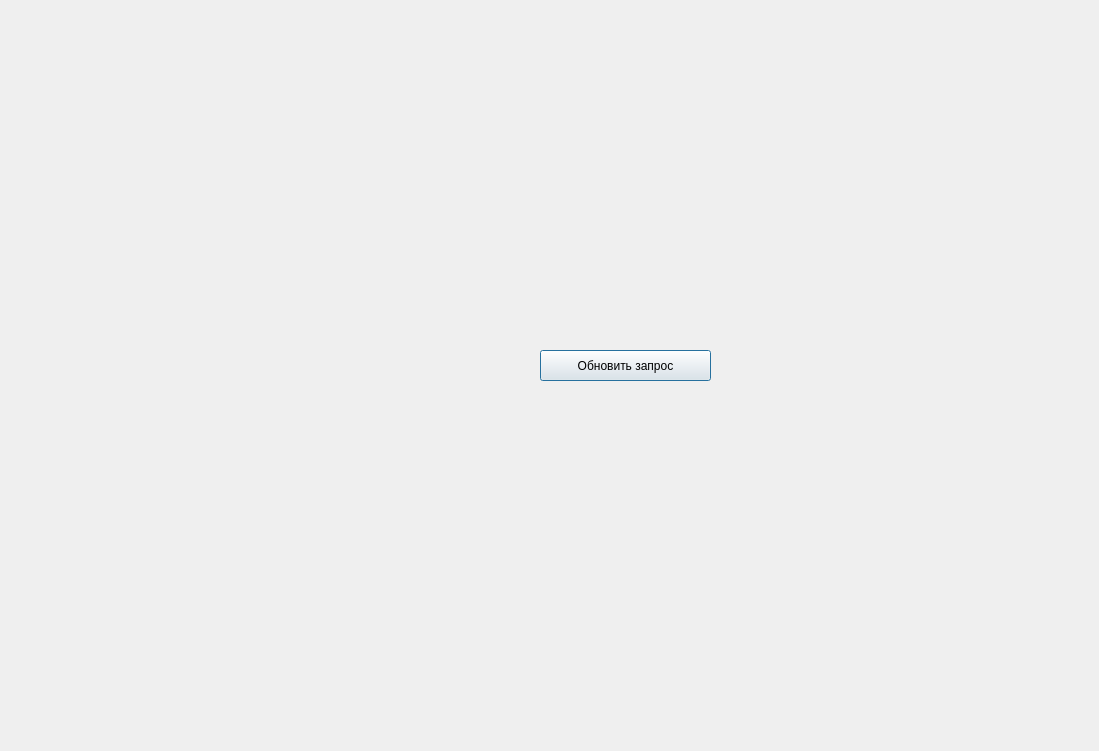
<?xml version="1.0" encoding="UTF-8"?>
<ui version="4.0">
 <class>Editing</class>
 <widget class="QDialog" name="Editing">
  <property name="enabled">
   <bool>true</bool>
  </property>
  <property name="geometry">
   <rect>
    <x>0</x>
    <y>0</y>
    <width>1099</width>
    <height>751</height>
   </rect>
  </property>
  <property name="sizeIncrement">
   <size>
    <width>0</width>
    <height>0</height>
   </size>
  </property>
  <property name="tabletTracking">
   <bool>false</bool>
  </property>
  <property name="windowTitle">
   <string>Dialog</string>
  </property>
  <property name="autoFillBackground">
   <bool>false</bool>
  </property>
  <widget class="QLabel" name="label_2">
   <property name="geometry">
    <rect>
     <x>0</x>
     <y>0</y>
     <width>1101</width>
     <height>751</height>
    </rect>
   </property>
   <property name="text">
    <string/>
   </property>
  </widget>
  <widget class="QPushButton" name="Send_exec">
   <property name="geometry">
    <rect>
     <x>540</x>
     <y>350</y>
     <width>171</width>
     <height>31</height>
    </rect>
   </property>
   <property name="text">
    <string>Обновить запрос</string>
   </property>
  </widget>
  <widget class="QLabel" name="exec_from_server">
   <property name="enabled">
    <bool>true</bool>
   </property>
   <property name="geometry">
    <rect>
     <x>410</x>
     <y>110</y>
     <width>421</width>
     <height>161</height>
    </rect>
   </property>
   <property name="text">
    <string/>
   </property>
  </widget>
 </widget>
 <resources/>
 <connections/>
</ui>
